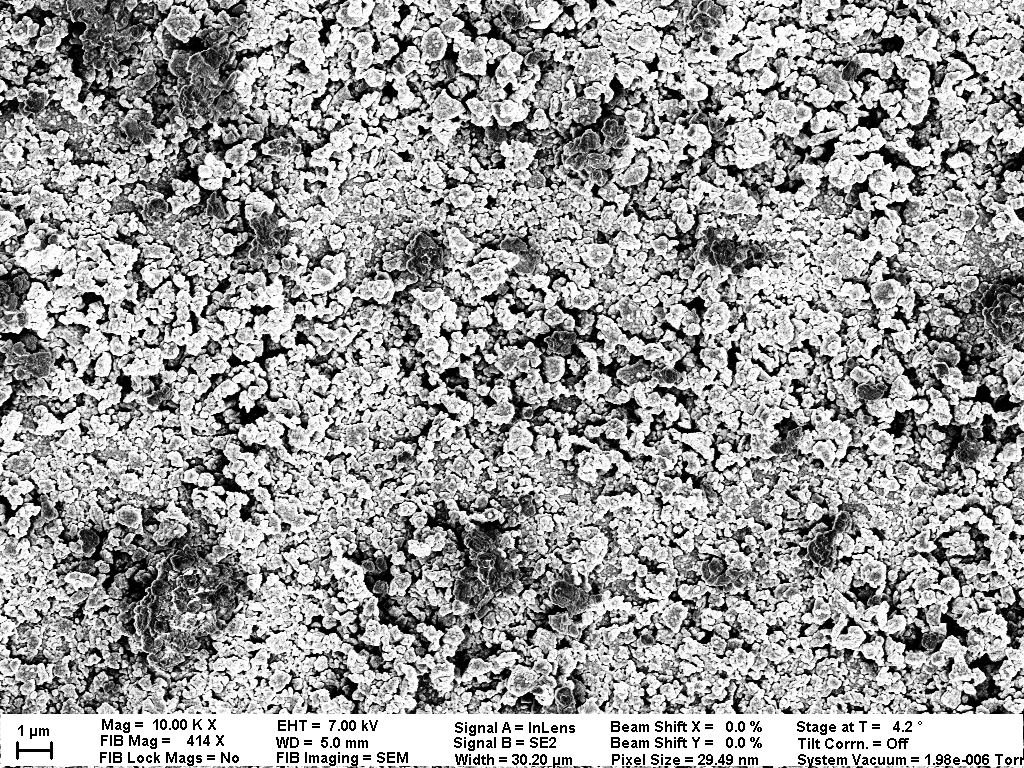
#> input picture Raw Images/Sample 5/_CRUD_7_TopView/Extras/CRUD_5_Topview_1/CRUD_5_Top_1_ForCompare00.tif, 1024 x 768 px, found by its file name; its folder holds only this picture in this run
$ python BoxCountingFractalDimensionFolder.py   (Python 2 division)
#> lines starting #> are read from the running program, lines starting #| are printed output that depends on the picture; after the words box and inside, x2 and y2 are one past the last pixel; in counts of white or black regions, pixels touching at a corner belong together
### Python Scripts/MomentAreaCoverageFunction.py
# import the necessary packages
from imutils import paths
import argparse
import cv2
import numpy
import math
import random
import  os, os.path
from matplotlib import pyplot

from PIL import Image
from scipy import stats

def MomentAreaCoverage(imageName,imageCV2 ):

    sizeX = numpy.size(imageCV2,1)
    sizeY = numpy.size(imageCV2,0)

    # print "Image:"+imageName
    # print "sizeX:"+str(sizeX)
    # print "sizeY:"+str(sizeY)

    data = numpy.empty(256,dtype=int)
    histogram = numpy.empty(256,dtype=float)

    for i in range(256):
        data[i] = 0
        histogram[i] = 0

    total = 0.0
    m0 = 1.0
    m1 = 0.0
    m2 = 0.0
    m3 = 0.0

    threshold = -1

    #make a data out of this
    for x in range(sizeX):
        for y in range(sizeY):
            color = imageCV2[y,x][0] #get r of color since RGB should be same
            data[color] += 1

    for i in range(256):
        total += data[i]

    for i in range(256):
        histogram[i] = data[i]/total
        # print ""+str(i)+" , "+str(histogram[i])

    #Calculate first second third order moments
    for i in range(256):
        m1 += i*histogram[i]
        m2 += i*i*histogram[i]
        m3 += i*i*i*histogram[i]

    #first 4 moments of gray-level image equals first 4 moments of binary image
    #4 equalities with solution in Tsai's paper as follows

    cd = m0*m2 - m1*m1
    c0 = (-m2*m2 + m1*m3)/cd
    c1 = (m0*-m3 + m2*m1)/cd
    z0 = 0.5*(-c1-numpy.sqrt(c1*c1-4.0*c0))
    z1 = 0.5*(-c1+numpy.sqrt(c1*c1-4.0*c0))
    p0 = (z1-m1)/(z1-z0) #fraction of pixels that should be binary

    #find threshold from fraction
    sumHist = 0
    for i in range(256):
        sumHist+=histogram[i]
        if sumHist>p0:
            threshold = i
            break

    # [33 lines of commented-out code are left out]

    return threshold;

### Python Scripts/BoxCountingFractalDimensionFolder.py
# import the necessary packages
from imutils import paths
import argparse
import cv2
import numpy
import math
import os, os.path
import random
from PIL import Image
from scipy import stats
from matplotlib import pyplot
from matplotlib.legend_handler import HandlerLine2D

from MomentAreaCoverageFunction import MomentAreaCoverage

# ap = argparse.ArgumentParser()
# ap.add_argument("-i", "--images", required=True,
# 	help="path to input directory of images")
# ap.add_argument("-t", "--threshold", type=float, default=125.0,
# 	help="focus measures that fall below this value will be considered 'blurry'")
# args = vars(ap.parse_args())

# Box Counting
cutSizeY = 120
cutSizeX = 450

valid_images = [".jpg",".gif",".png",".tga",".tif"]

fractalDimensionsAll = []
porosityListAll = []
cutPixelsAll = []

fractalDimensionsSecondBatch = []
porositListSecondBatch = []
cutPixelsSecondBatch =[]


fractalDimensionsAllShifted = []
firstFractalDimensionIntercept = -1

CRUD_folders = []
# CRUD_folders.append("CRUD_Thick5_cross/Processed_From_Usable")

CRUD_folders.append("CRUD_5_TopView/CRUD_5_Topview_1")
CRUD_folders.append("CRUD_5_TopView/CRUD_5_Topview_2_Tilted")
CRUD_folders.append("CRUD_5_TopView/CRUD_5_Topview_3")
CRUD_folders.append("CRUD_5_TopView/CRUD_5_Topview_thick4")

CRUD_folders.append("Westinghouse/For_Analysis")

useLayering = False;

for CRUD_folder in CRUD_folders:

    print "Folder:"+CRUD_folder


    # for imagePath in paths.list_images(args["images"]):
    for fileName in os.listdir(CRUD_folder):

        # print "filename:"+str(fileName)

        ext = os.path.splitext(fileName)[1]

        # print "ext:" + str(ext)

        if ext.lower() not in valid_images:
            continue

        imagePath = os.path.join(CRUD_folder,fileName)

        boxSizes = []
        if useLayering:
            boxSizes = [2,3,5,6,10,15, 30] # initial box size in pixel
        else:
            boxSizes = [2, 3, 4, 5, 6, 8, 10, 15, 16, 32]  # initial box size in pixel

        imageCV2 = cv2.imread(imagePath)
#> imageCV2 is the input picture: shape (768, 1024, 3); min 0, max 255, mean 157.8

        sizeX = numpy.size(imageCV2,1)
#> sizeX = 1024
        sizeY = numpy.size(imageCV2,0)
#> sizeY = 768

        print "Image:"+ imagePath
        # print "sizeX:"+str(sizeX)
        # print "sizeY:"+str(sizeY)
        # print "boxSize:"+str(boxSizes)

        imageNormal = Image.open(imagePath)
        pixelsFull = imageNormal.load()

        cutStarts = []
        cutEnds = []
        fractalDimensions = []
        porosityList = []

        thresholds = []

        #loop through cut up image until the top
        if useLayering:
            numberOfCuts = sizeY/cutSizeY
        else:
            numberOfCuts = 1

        # get beginning and ending X position to crop
        midPixelX = sizeX / 2
#> midPixelX = 512
        beginX = int(midPixelX - cutSizeX / 2)
#> beginX = 287
        endX = int(beginX + cutSizeX)
#> endX = 737

        # calculate threshold
        croppedX_image = imageCV2[:, int(beginX):int(endX)]
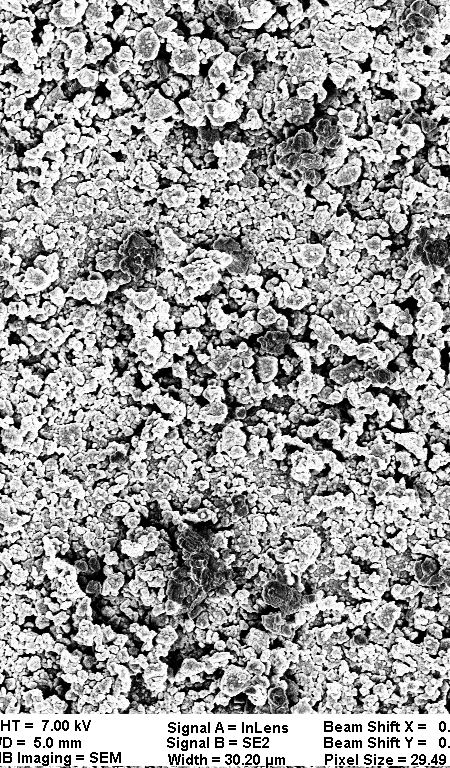
#> croppedX_image: shape (768, 450, 3); min 0, max 255, mean 158.7
        threshold = MomentAreaCoverage(imagePath, croppedX_image)
#> in MomentAreaCoverage, `sizeX = numpy.size(imageCV2,1)`: sizeX = 450
#> in MomentAreaCoverage, `sizeY = numpy.size(imageCV2,0)`: sizeY = 768
#> after the loop in MomentAreaCoverage, `for x in range(sizeX):`: data = 256 values, max 23393 at index 0, min 601 at index 58, mean 1350
#> the loop in MomentAreaCoverage, `for i in range(256):` made 256 passes
#> total on passes 1 to 3: 23393, 25667, 27478
#> after the loop in MomentAreaCoverage, `for i in range(256):`: total = 345600
#> after the loop in MomentAreaCoverage, `for i in range(256):`: histogram = 256 values, max 0.0677 at index 0, min 0.00174 at index 58, mean 0.00391
#> the loop in MomentAreaCoverage, `for i in range(256):` made 256 passes
#> (m1, m2, m3) on passes 1 to 3: (0, 0, 0), (0.00658, 0.00658, 0.00658), (0.0171, 0.0275, 0.0485)
#> after the loop in MomentAreaCoverage, `for i in range(256):`: m1 = 158.7; m2 = 33099; m3 = 7361477.1
#> in MomentAreaCoverage, `cd = m0*m2 - m1*m1`: cd = 7900.1
#> in MomentAreaCoverage, `c0 = (-m2*m2 + m1*m3)/cd`: c0 = 9244.1
#> in MomentAreaCoverage, `c1 = (m0*-m3 + m2*m1)/cd`: c1 = -266.7
#> in MomentAreaCoverage, `z0 = 0.5*(-c1-numpy.sqrt(c1*c1-4.0*c0))`: z0 = 40.94
#> in MomentAreaCoverage, `z1 = 0.5*(-c1+numpy.sqrt(c1*c1-4.0*c0))`: z1 = 225.8
#> in MomentAreaCoverage, `p0 = (z1-m1)/(z1-z0)`: p0 = 0.363
#> the loop in MomentAreaCoverage, `for i in range(256):` made 138 passes
#> sumHist on passes 1 to 12: 0.0677, 0.0743, 0.0795, 0.0838, 0.0879, 0.0918, 0.0951, 0.0982, 0.101, 0.104, 0.107, 0.109
#> after the loop in MomentAreaCoverage, `for i in range(256):`: sumHist = 0.364
#> threshold = 137
        print "\n\n\nthreshold:" + str(threshold)
#| threshold:137

        for cutCount in range(numberOfCuts):

            beginY = int(cutCount*cutSizeY)
            endY = int((cutCount+1)*cutSizeY)

            # [4 lines of commented-out code are left out]

            if useLayering:
                pixels = imageCV2[int(beginY):int(endY),int(beginX):int(endX)]
            else:
                pixels = imageCV2[1:1280,:]

            pixels_sizeX = numpy.size(pixels, 1)
            pixels_sizeY = numpy.size(pixels, 0)

            # # calculate threshold
            threshold = MomentAreaCoverage(imagePath, pixels)
            print "threshold:" + str(threshold)

            # print(pixels_sizeX)
            # print(pixels_sizeY)

            gx = [] # x coordinates of graph points
            gy = [] # y coordinates of graph points

            # print "theColor[0]"+str(theColor[0])
            # print "theColor[1]"+str(theColor[1])
            # print "theColor[2]"+str(theColor[2])

            #shade pixel below threshold as pixel
            #Also get porosity
            blackPixelCount = 0
            for x in range(cutSizeX):
                for y in range(cutSizeY):
                    if pixels[y, x][0] <= threshold:
                        pixels[y, x] = [0,0,0]
                        blackPixelCount += 1

            porosity = float(blackPixelCount)/float(cutSizeX*cutSizeY)
            porosityList.append(porosity)

            # cv2.imshow("Image", pixels)
            # key = cv2.waitKey(0)

            for boxSize in boxSizes:
                numberOfBoxesX = int(cutSizeX / boxSize)
                numberOfBoxesY = int(cutSizeY / boxSize)
                boxCount = 0

                # print("boxSize:",boxSize,numberOfBoxesX,numberOfBoxesY,range(boxSize))
                for by in range(numberOfBoxesY):
                    for bx in range(numberOfBoxesX):
                        # if there are any pixels in the box then increase box count
                        foundPixel = False
                        for ky in range(boxSize):
                            for kx in range(boxSize):
                                # print("Checking:",bx, by,kx,ky,boxSize * bx + kx)
                                if pixels[boxSize * by + ky,boxSize * bx + kx][0] <= threshold:
                                    foundPixel = True
                                    boxCount += 1
                                    break
                            if foundPixel:
                                break
                # [4 lines of commented-out code are left out]
                gx.append(math.log(1.0 / boxSize))
                gy.append(math.log(boxCount))

            slope, intercept,r_value,p_value,std_err = stats.linregress(gx,gy)

            cutStarts.append(beginY)
            cutEnds.append(endY)

            fractalDimensions.append(slope)

            #This is to make graph with red dot for westinghouse
            if CRUD_folder != "Westinghouse/For_Analysis":
                fractalDimensionsAll.append(slope)
                porosityListAll.append(porosity)
                cutPixelsAll.append(endY)
            else:
                fractalDimensionsSecondBatch.append(slope)
                porositListSecondBatch.append(porosity)
                cutPixelsSecondBatch.append(endY)
#> this loop made 1 pass
#> (pixels_sizeX, pixels_sizeY, sizeX in MomentAreaCoverage, sizeY in MomentAreaCoverage, threshold) on pass 1: (1024, 767, 1024, 767, 137)
#| threshold:137
#> pass 1, `pixels = imageCV2[1:1280,:]`:
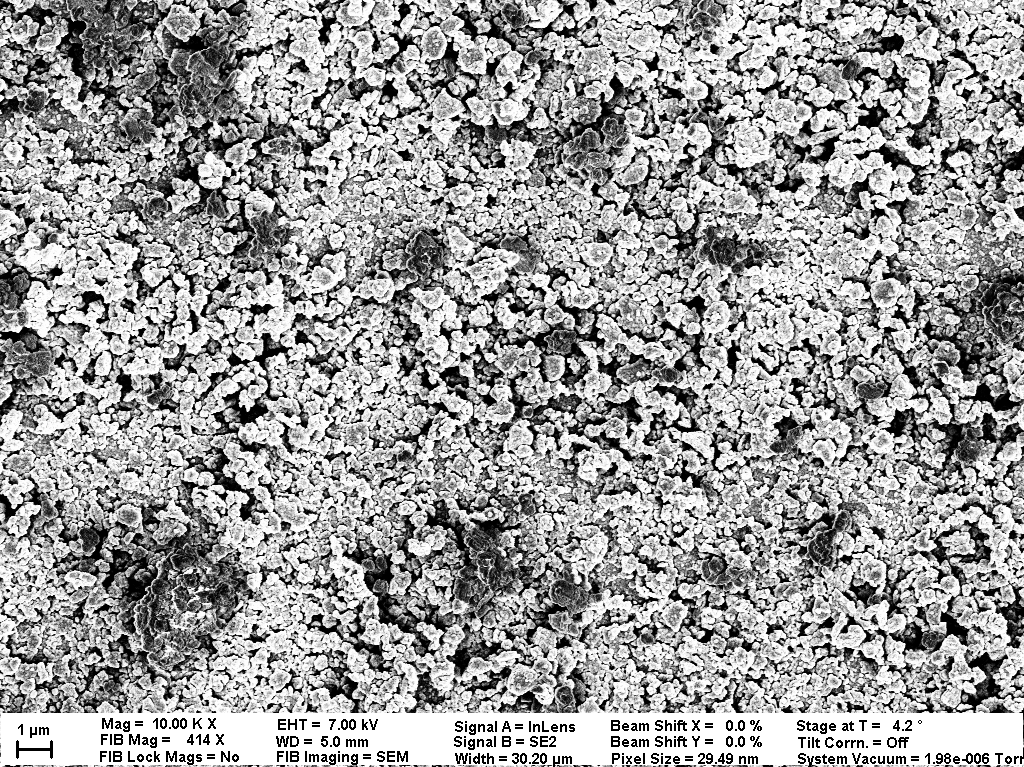
#> pixels: shape (767, 1024, 3); min 0, max 255, mean 157.8
#> after the loop:
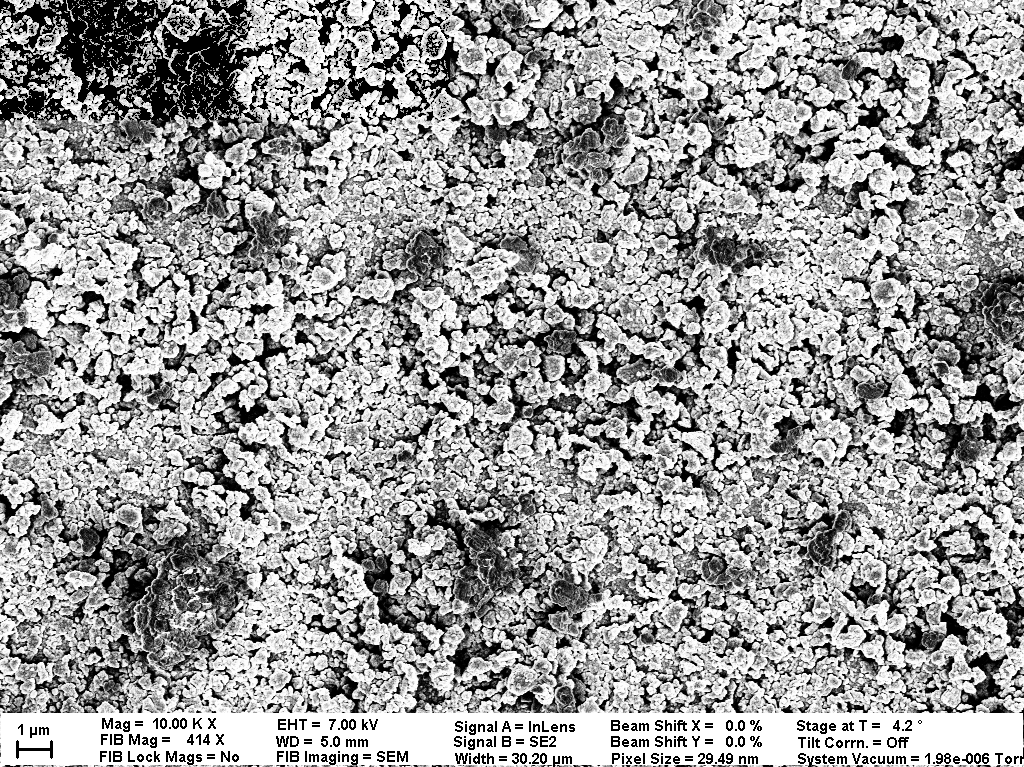
#> pixels: shape (767, 1024, 3); 2.81% of pixels changed, all inside (x1, y1, x2, y2) = (0, 0, 450, 120)
#> after the loop, cutEnds = [120]; cutPixelsAll = [120]; cutPixelsSecondBatch = []; cutStarts = [0]; fractalDimensions = [1.93]; fractalDimensionsAll = [1.93]; fractalDimensionsSecondBatch = []; porositListSecondBatch = []; porosityList = [0.477]; porosityListAll = [0.477]

            #     print("Fractal Dimension:", slope)
            # print("r-squared:", r_value**2)
            # print("std_err:", std_err)

        # Make a shifted graph
        # set fractal dimension target to first in list
        if firstFractalDimensionIntercept == -1:
            firstFractalDimensionIntercept = fractalDimensions[0]
#> firstFractalDimensionIntercept = 1.93


        shift = firstFractalDimensionIntercept - fractalDimensions[0]
#> shift = 0
        for i in range(len(fractalDimensions)):
            fractalDimensionsAllShifted.append(fractalDimensions[i] + shift)
#> this loop made 1 pass
#> after the loop, fractalDimensionsAllShifted = [1.93]

        print ""
        print "___"

        print "Fractal Dimensions , Porosity:"
        for i in range(len(fractalDimensions)):
            print str(fractalDimensions[i])+ " , "+str(porosityList[i])
#> (the run stopped early here; a loop or call above may not have finished)
